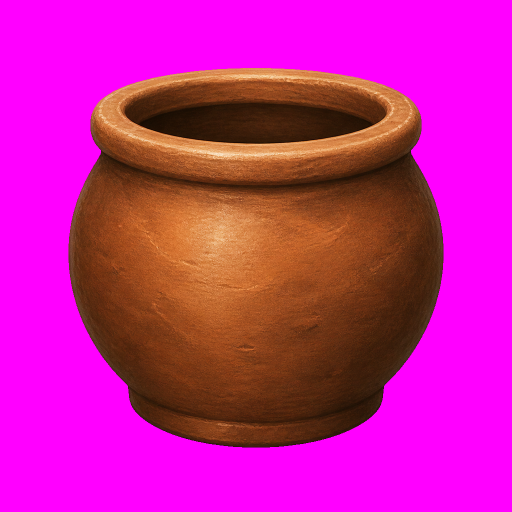
#> input picture art_src/Custom/ClayPotRegen_2026-08-21/clay_pot_v1_keyed.png, 1024 x 1024 px (shown at 1/2 size)
$ python process_pot.py
#> lines starting #> are read from the running program, lines starting #| are printed output that depends on the picture; after the words box and inside, x2 and y2 are one past the last pixel; in counts of white or black regions, pixels touching at a corner belong together
"""clay_pot re-roll install (2026-08-21, owner flag: old art warped off-axis).

clay_pot_v1_keyed.png (Codex image_gen, magenta key) -> assets/sprites/clay_pot.png
at the ORIGINAL 142x151 canvas + bbox position, so every width table and
consumer stays untouched. Steps: hard magenta key + rim despill, tone-match
toward the old pot (it came back more saturated than the muted palette),
LANCZOS downscale into the old bbox, backup of the replaced original beside
this script. Reproduce:  python process_pot.py
"""
from PIL import Image
import numpy as np, os, shutil

HERE = os.path.dirname(os.path.abspath(__file__))
REPO = os.path.abspath(os.path.join(HERE, "..", "..", ".."))
DEST = os.path.join(REPO, "game", "assets", "sprites", "clay_pot.png")
MOBILE = os.path.join(REPO, "mobile", "game", "assets", "sprites", "clay_pot.png")

src = Image.open(os.path.join(HERE, "clay_pot_v1_keyed.png")).convert("RGB")
#> src is the input picture: PIL image 1024x1024 RGB; mean R, G, B 198.5, 30.4, 154.8
a = np.asarray(src).astype(np.int16)
r, g, b = a[..., 0], a[..., 1], a[..., 2]
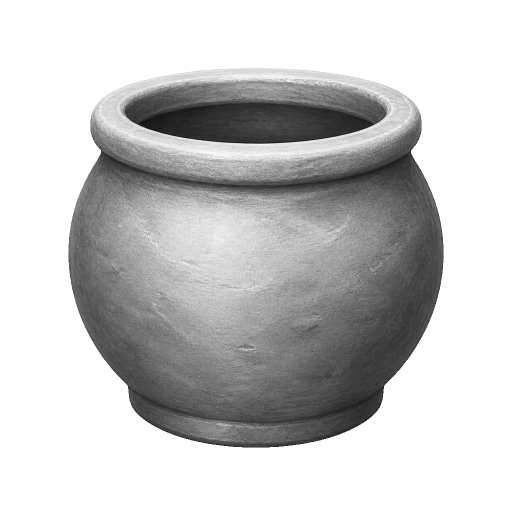
#> r: shape (1024, 1024) int16 (shown at 1/2 size); min 7, max 255, mean 198.5
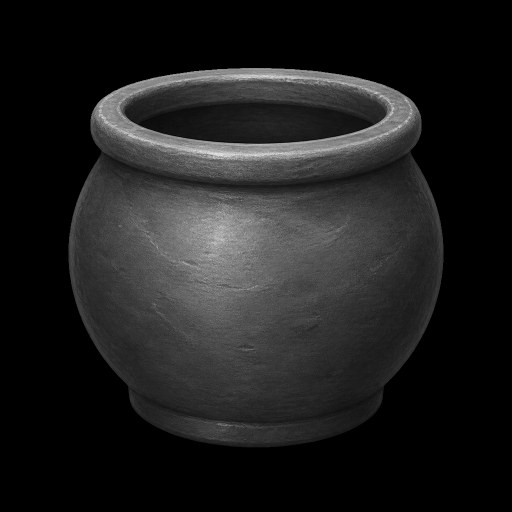
#> g: shape (1024, 1024) int16 (shown at 1/2 size); min 0, max 246, mean 30.4
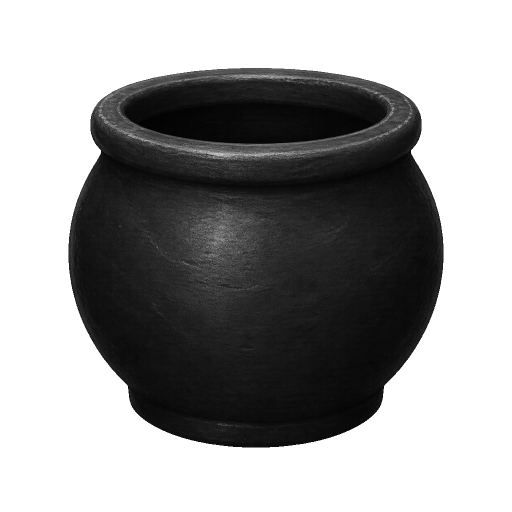
#> b: shape (1024, 1024) int16 (shown at 1/2 size); min 0, max 255, mean 154.8

# Hard key: magenta = strong R+B, weak G. Feather via the magenta-ness score.
mag = np.minimum(r, b) - g                      # high on key, low on ceramic
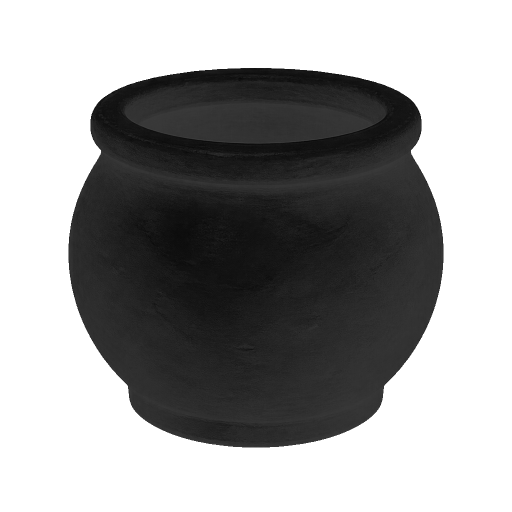
#> mag: shape (1024, 1024) int16 (shown at 1/2 size); min -86, max 255, mean 124.3; drawn with min black and max white
alpha = np.clip((80 - mag) * (255 / 60.0), 0, 255).astype(np.uint8)
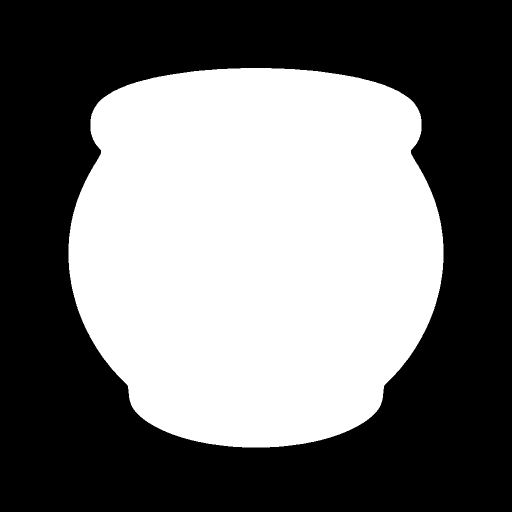
#> alpha: shape (1024, 1024) (shown at 1/2 size); 44.8% white; 1 white region, box (x1, y1, x2, y2) and area: (137, 136, 887, 895) 470056
alpha[mag < 20] = 255                            # solid ceramic
alpha[mag > 80] = 0                              # solid key

# Rim despill: where alpha is soft, pull R/B down to the green-anchored tone.
soft = (alpha > 0) & (alpha < 255)
#> soft: shape (1024, 1024) bool; every value is 0
neutral = g
rr = np.where(soft, np.minimum(r, neutral + 40), r)
bb = np.where(soft, np.minimum(b, neutral + 20), b)

rgba = np.dstack([rr, g, bb, alpha]).astype(np.uint8)
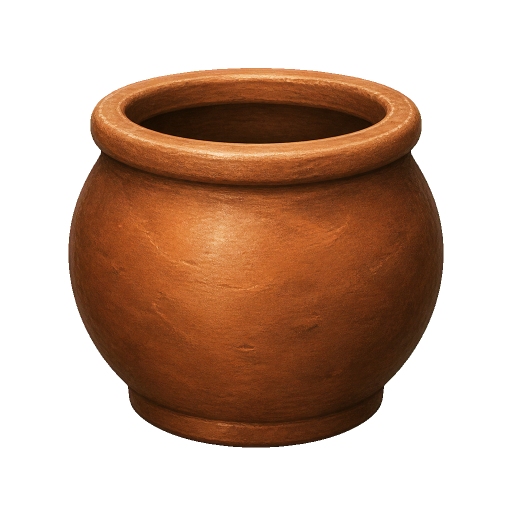
#> rgba: shape (1024, 1024, 4) (shown at 1/2 size); mean R, G, B, A 198.5, 30.4, 154.8, 114.3; transparent parts drawn white
img = Image.fromarray(rgba, "RGBA")

# Tone match toward the old pot: sample both pots' opaque means.
#> (the run stopped early here; a loop or call above may not have finished)
